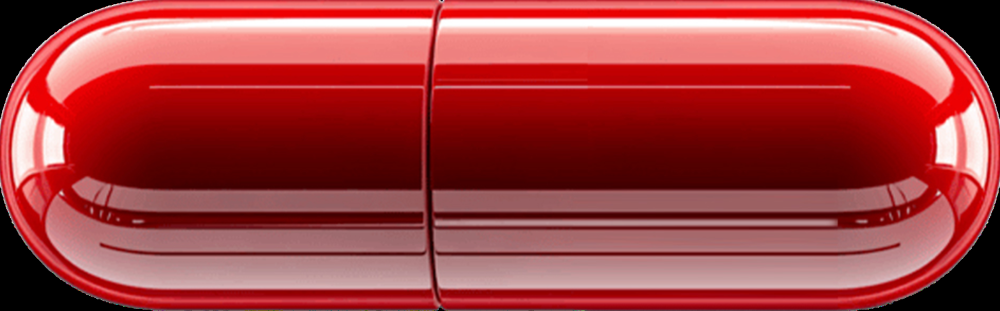
#> input picture tools/art/red-pill.png, 1000 x 311 px; its folder holds only this picture in this run
$ python -i signed_hat_pill.py   (imports and definitions only)
#> lines starting #> are read from the running program, lines starting #| are printed output that depends on the picture; after the words box and inside, x2 and y2 are one past the last pixel; in counts of white or black regions, pixels touching at a corner belong together
"""Red pill on the bill of the signed-hat front photos (Mike, Oct 26 2026).
The approved trademark pill art (tools/art/red-pill.png, the same pill_crop art used by the hat demo stills and the premium mockups),
placed by the approved navy-still rules, measured per image from landmarks (never by eye):
  width = 0.335 x crown width; shape 3.9:1 (the approved ratio); centred on the bill centre line;
  seam gap : edge gap = 0.45 along the centre line (closer to the brim seam than the bill edge);
  tilt and arch follow the bill: the pill centre line is placed at the same seam-gap rule at its two ends, so it bends with the bill
  (columns shifted vertically only, never stretched); glossy printed look and soft contact shadow as on the approved still."""
import os, cv2, numpy as np
from scipy import ndimage as nd
HERE = os.path.dirname(os.path.abspath(__file__))
PILL_RATIO, PILL_AR, GAP = 0.335, 3.9, 0.45
G = {'dad': dict(seam=(420, 452), edge=(570, 625), crow=(436, 446)),
     'trk': dict(seam=(536, 556), edge=(662, 690), crow=(496, 504))}
_art = None
def art():
    global _art
    if _art is None:
        p = cv2.imread(os.path.join(HERE, 'art', 'red-pill.png'), cv2.IMREAD_UNCHANGED)
#> p is the input picture: shape (311, 1000, 4); mean B, G, R, A 64.2, 62.5, 163, 236.6
        m = (p[..., 3] > 128).astype(np.uint8) * 255
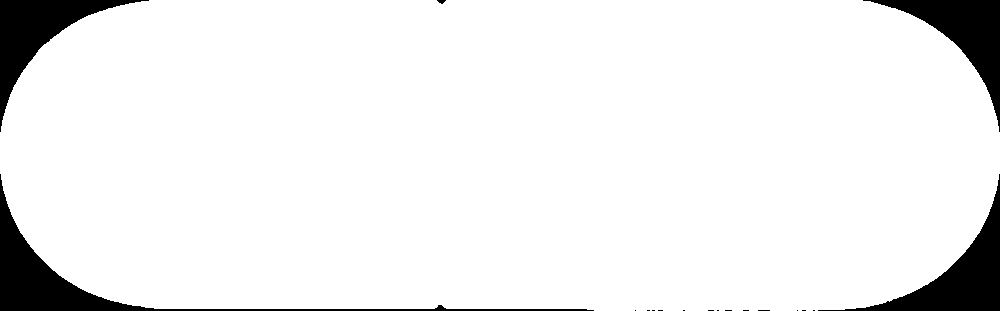
#> m: shape (311, 1000); 92.9% white; 18 black regions (13 under 20 px)
        cn, _ = cv2.findContours(m, cv2.RETR_EXTERNAL, cv2.CHAIN_APPROX_NONE); f = np.zeros_like(m); cv2.drawContours(f, cn, -1, 255, -1)
#> after `cn, _ = cv2.findContours(m, cv2.RETR_EXTERNAL, cv2.CHAIN_APPROX_NONE)`: cn = 1 contour; box (x1, y1, x2, y2) and area: (0, 0, 1000, 311) 287799
        p[..., 3] = np.maximum(p[..., 3], cv2.erode(f, np.ones((3, 3), np.uint8)))   # solid body, soft rim (as comp5)
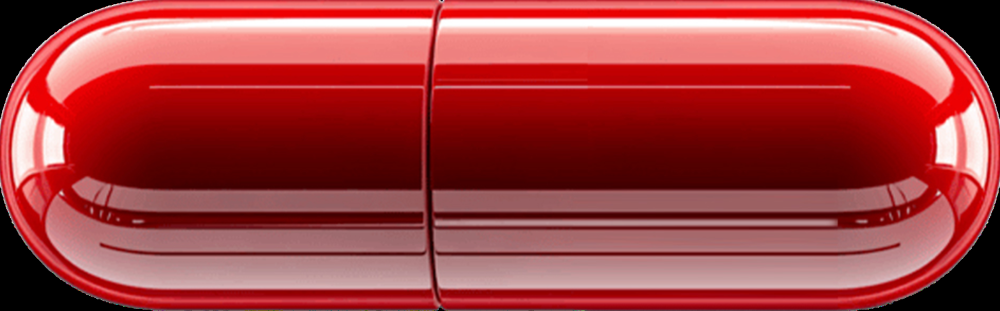
#> p: shape (311, 1000, 4); 1.48% of pixels changed, all inside (x1, y1, x2, y2) = (0, 0, 1000, 311)
        _art = cv2.cvtColor(p, cv2.COLOR_BGRA2RGBA)
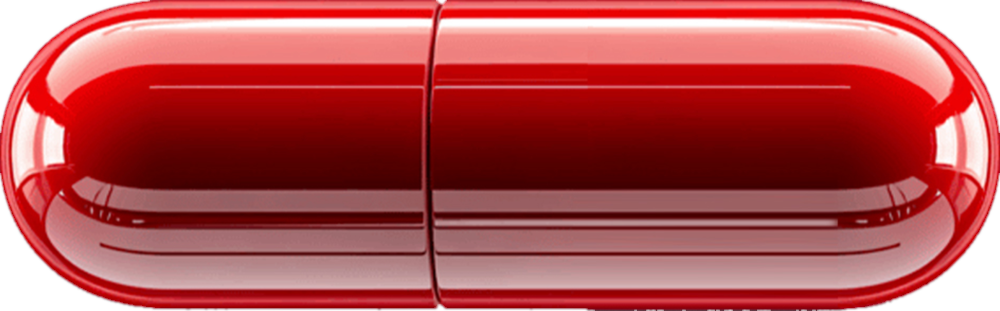
#> _art: shape (311, 1000, 4); mean R, G, B, A 163, 62.5, 64.2, 236.9; transparent parts drawn white
    return _art

# [57 lines left out: functions landmarks, measure, place, apply, not called in this run]

>>> result = art()
